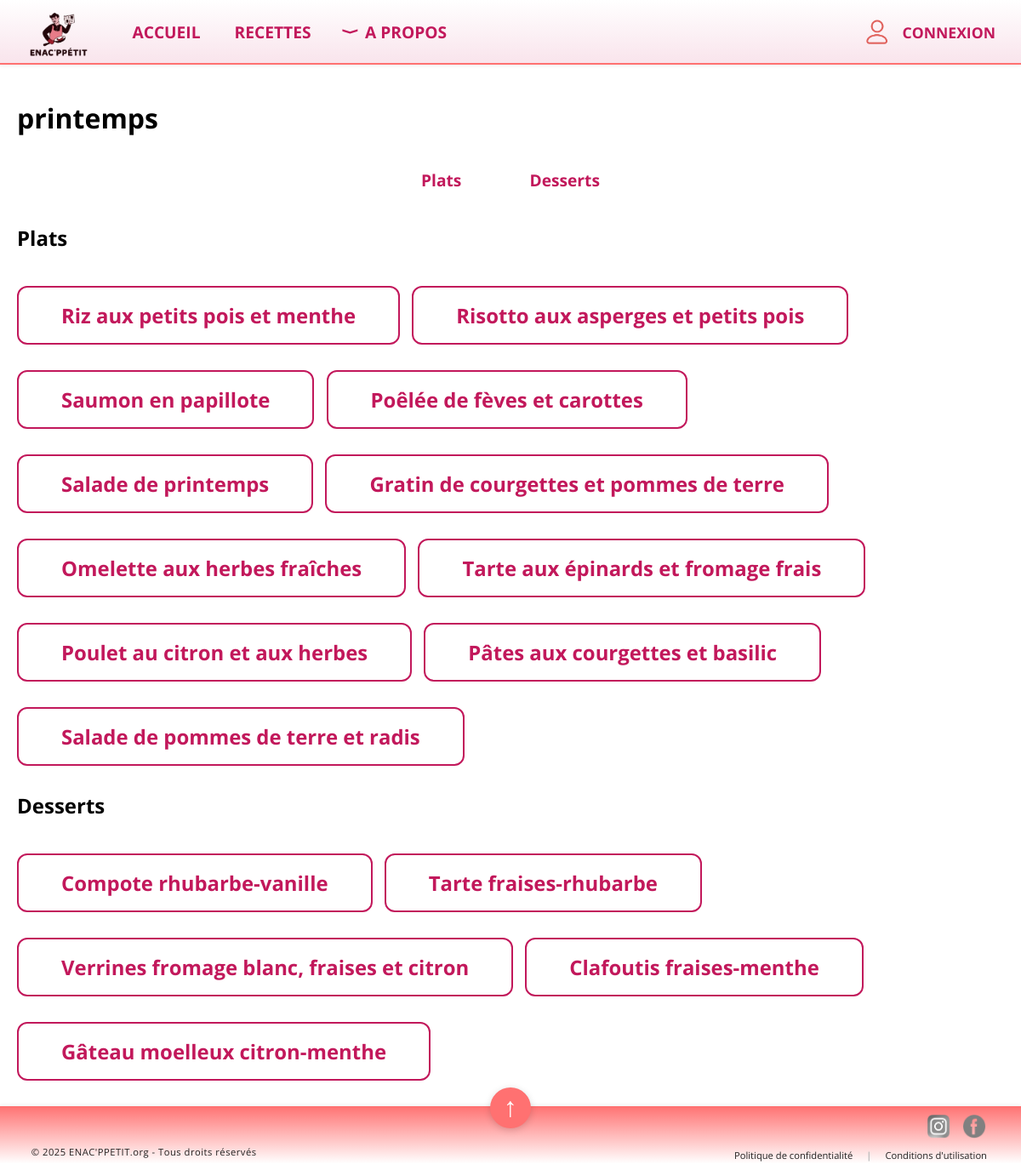
Screenshot of /printemps with the database file from the repository.
### tables this page shows
CREATE TABLE Recette (
    Recette_id INTEGER PRIMARY KEY,
    Title TEXT,
    Preptime INTEGER,
    Cooktime INTEGER,
    Category TEXT,
    Saison TEXT,
    Description TEXT,
    Servings INTEGER,
    Image TEXT
);

### app.py (the view)
@app.route('/printemps')
def printemps():
    conn = sqlite3.connect('BDD.db')
    conn.row_factory = sqlite3.Row
    plats = conn.execute("SELECT * FROM Recette WHERE saison = 'Printemps' AND category = 'Plat'").fetchall()
    desserts = conn.execute("SELECT * FROM Recette WHERE saison = 'Printemps' AND category = 'Dessert'").fetchall()
    conn.close()
    return render_template('printemps.html', plats=plats, desserts=desserts)

### templates/printemps.html (shortened to what this page needs)
{% extends "base.html" %}
{% block content %}
<h1>printemps</h1>
<div class="categories-links">
    <a href="#plats" class="lien-recettes">Plats</a>
    <a href="#desserts" class="lien-recettes">Desserts</a>
</div>
<h2 id="plats">Plats</h2>
{% if plats %}
    {% for plat in plats %}
        <div class="encadre-nom-recette">
            <a href="{{ url_for('recette', recette_id=plat['Recette_id']) }}" class="lien-recettes">{{ plat['Title'] }}</a>
        </div>
    {% endfor %}
{% else %}
    <p>Aucun plat d'été trouvé.</p>
{% endif %}
<h2 id="desserts">Desserts</h2>
{% if desserts %}
    {% for dessert in desserts %}
        <div class="encadre-nom-recette">
            <a href="{{ url_for('recette', recette_id=dessert['Recette_id']) }}" class="lien-recettes">{{ dessert['Title'] }}</a>
        </div>
    {% endfor %}
{% else %}
    <p>Aucun dessert de printemps trouvé.</p>
{% endif %}
{% endblock %}

### static/style.css (style rules this page uses)
body { overflow-x: hidden; background: #fff; margin: 0; padding: 0; font-family: 'Open Sans', Arial, sans-serif; }
html { box-sizing: border-box; width: 100vw; overflow-x: hidden; }
*, *::before, *::after { box-sizing: inherit; }
.lien-recettes, .lien-apropos { color:#c2185b !important; font-weight: bold; font-size: 1.15em; text-decoration: none !important; background: #fff; padding: 6px 18px; border-radius: 8px; transition: background 0.2s; }
.encadre-nom-recette { background: #fff; border: 2px solid #c2185b; border-radius: 12px; padding: 16px 32px; font-size: 1.3em; font-weight: bold; display: inline-block; margin: 20px 10px 10px 0; }
.categories-links { display: flex; justify-content: center; gap: 40px; margin: 30px 0 30px 0; }
.categories-links a { font-weight: bold; color: #111; text-decoration: none; font-size: 1.2em; padding: 8px 20px; border-radius: 20px; transition: background 0.2s; }
h2[id] { scroll-margin-top: 200px; }

### rows the page displays
Recette: Title "Riz aux petits pois et menthe"
Recette: Title "Risotto aux asperges et petits pois"
Recette: Title "Saumon en papillote"
Recette: Title "Poêlée de fèves et carottes"
Recette: Title "Salade de printemps"
Recette: Title "Gratin de courgettes et pommes de terre"
Recette: Title "Omelette aux herbes fraîches"
Recette: Title "Tarte aux épinards et fromage frais"
Recette: Title "Poulet au citron et aux herbes"
Recette: Title "Pâtes aux courgettes et basilic"
Recette: Title "Salade de pommes de terre et radis"
Recette: Title "Compote rhubarbe-vanille"
Recette: Title "Tarte fraises-rhubarbe"
Recette: Title "Verrines fromage blanc, fraises et citron"
Recette: Title "Clafoutis fraises-menthe"
Recette: Title "Gâteau moelleux citron-menthe"
